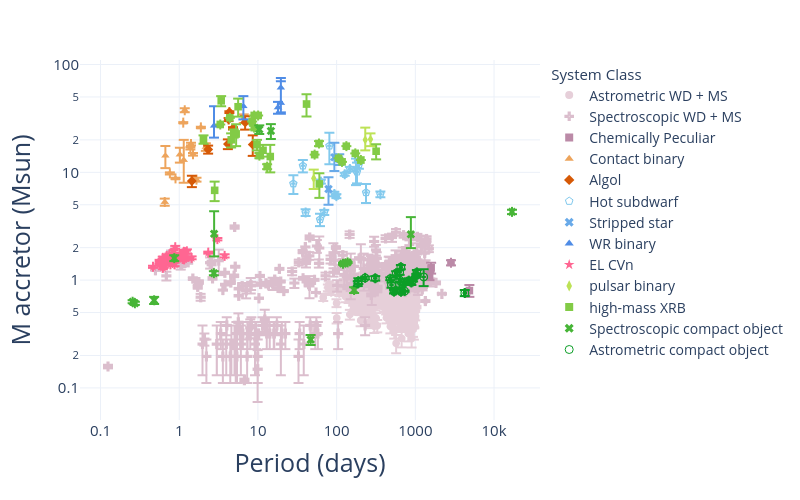

The code cell stored with this chart in its notebook:
### Code cell
## donor (2) vs accretor (1) mass
make_scatter(
    df,
    x='Period', y='M1',
    out_html=None,
    out_pdf=None,
    x_log=True, y_log=True,
    x_title='Period (days)', 
    y_title='M accretor (Msun)',
    export_legend_to_pdf=True,
    export_height=500,
    export_width=800,
    export_scale=2,
    # xlim=(0, 50), ylim=(0, 50)
)

### Figure 1 — Plotly figure (JSON) as saved in the notebook; plotly's stock layout.template omitted (floating-point values rounded to 4 significant figures; data arrays with more than 128 entries replaced by an {"elided": "..."} marker saying what was removed)
{"data": [{"customdata": {"elided": "3136x8 mixed values"}, "error_x": {"array": {"elided": "3136 float values"}, "arrayminus": {"elided": "3136 float values"}}, "error_y": {"array": {"elided": "3136 float values"}, "arrayminus": {"elided": "3136 float values"}}, "hovertemplate": "<b>%{hovertext}</b><br><br>system_class=Astrometric WD + MS<br>Period=%{x}<br>M1=%{y}<br>obs_type_1=%{customdata[0]}<br>obs_type_2=%{customdata[1]}<br>evol_type_1=%{customdata[2]}<br>evol_type_2=%{customdata[3]}<br>Period_err_plus=%{customdata[4]}<br>Period_err_minus=%{customdata[5]}<br>M1_err_plus=%{customdata[6]}<br>M1_err_minus=%{customdata[7]}<extra></extra>", "hovertext": {"elided": "3136 str values"}, "legendgroup": "Astrometric WD + MS", "marker": {"color": "#e6cfd9", "size": 8, "symbol": "circle"}, "mode": "markers", "name": "Astrometric WD + MS", "showlegend": true, "type": "scattergl", "x": {"elided": "3136 float values"}, "xaxis": "x", "y": {"elided": "3136 float values"}, "yaxis": "y"}, {"customdata": {"elided": "293x8 mixed values"}, "error_x": {"array": {"elided": "293 float values"}, "arrayminus": {"elided": "293 float values"}}, "error_y": {"array": {"elided": "293 float values"}, "arrayminus": {"elided": "293 float values"}}, "hovertemplate": "<b>%{hovertext}</b><br><br>system_class=Spectroscopic WD + MS<br>Period=%{x}<br>M1=%{y}<br>obs_type_1=%{customdata[0]}<br>obs_type_2=%{customdata[1]}<br>evol_type_1=%{customdata[2]}<br>evol_type_2=%{customdata[3]}<br>Period_err_plus=%{customdata[4]}<br>Period_err_minus=%{customdata[5]}<br>M1_err_plus=%{customdata[6]}<br>M1_err_minus=%{customdata[7]}<extra></extra>", "hovertext": {"elided": "293 str values"}, "legendgroup": "Spectroscopic WD + MS", "marker": {"color": "#dbbecd", "size": 8, "symbol": "cross-dot"}, "mode": "markers", "name": "Spectroscopic WD + MS", "showlegend": true, "type": "scattergl", "x": {"elided": "293 float values"}, "xaxis": "x", "y": {"elided": "293 float values"}, "yaxis": "y"}, {"customdata": [["sgCH", "Unknown", "MS", "WD", 20, 20, 0.1, 0.1], ["dBa", "Unknown", "MS", "WD", 6, 6, 0.15, 0.15], ["dBa", "Unknown", "MS", "WD", 11, 11, 0.1, 0.1], ["dBa", "Unknown", "MS", "WD", 99, 99, 0.08, 0.08]], "error_x": {"array": [20.0, 6.0, 11.0, 99.0], "arrayminus": [20.0, 6.0, 11.0, 99.0]}, "error_y": {"array": [0.1, 0.15, 0.1, 0.08], "arrayminus": [0.1, 0.15, 0.1, 0.08]}, "hovertemplate": "<b>%{hovertext}</b><br><br>system_class=Chemically Peculiar<br>Period=%{x}<br>M1=%{y}<br>obs_type_1=%{customdata[0]}<br>obs_type_2=%{customdata[1]}<br>evol_type_1=%{customdata[2]}<br>evol_type_2=%{customdata[3]}<br>Period_err_plus=%{customdata[4]}<br>Period_err_minus=%{customdata[5]}<br>M1_err_plus=%{customdata[6]}<br>M1_err_minus=%{customdata[7]}<extra></extra>", "hovertext": ["BD-10d4311", "BD-18d255", "BD+18d5215", "HD98991"], "legendgroup": "Chemically Peculiar", "marker": {"color": "#bb8aa7", "size": 8, "symbol": "square"}, "mode": "markers", "name": "Chemically Peculiar", "showlegend": true, "type": "scattergl", "x": [4865.0, 1585.0, 1516.0, 2836.0], "xaxis": "x", "y": [0.8, 1.3, 1.1, 1.45], "yaxis": "y"}, {"customdata": [["O6-7:(f):", "O4 f +", "MS", "MS", 0.0006, 0.0006, 1.4, 1.4], ["O4.5-6V", "O6V", "MS", "MS", 0, 0, 1.6, 1.6], ["O7V", "O8V", "MS", "MS", 0, 0, 0.4, 0.4], ["O6.5V((f))", "O6V((f))", "MS", "MS", 1e-05, 1e-05, 0.4, 0.4], ["O4.5 V(n)((fc))z", "O5.5 V(n)((fc))z", "MS", "MS", 0, 0, 0.3, 0.3], ["B1V", "B1V", "MS", "MS", 0, 0, 3.3, 3.3], ["B1V", "B1V", "MS", "MS", 0, 0, 0.13, 0.13], ["B", "B", "MS", "MS", 0.001, 0.001, 0.35, 0.35], ["B0.5V", "B2V", "MS", "MS", 0, 0, 0.4, 0.4], ["B1-1.5V", "B1-1.5V", "MS", "MS", 0, 0, 0.22, 0.22], ["B0V", "B1-2 IV/V", "MS", "MS", 1e-05, 1e-05, 0.51, 0.51], ["B0V", "B1.5III", "MS", "MS", 1e-05, 1e-05, 7, 5], ["B5V", "B5/7V", "MS", "MS", 3e-05, 3e-05, 0.4, 0.4], ["O6.5-7 Ia", "Ofpe/WN9", "MS", "MS", 3e-05, 3e-05, 2.9, 2.9], ["O9V", "O9V", "MS", "MS", 0, 0, 2.3, 2.3]], "error_x": {"array": [0.0006, 0.0, 0.0, 1e-05, 0.0, 0.0, 0.0, 0.001, 0.0, 0.0, 1e-05, 1e-05, 3e-05, 3e-05, 0.0], "arrayminus": [0.0006, 0.0, 0.0, 1e-05, 0.0, 0.0, 0.0, 0.001, 0.0, 0.0, 1e-05, 1e-05, 3e-05, 3e-05, 0.0]}, "error_y": {"array": [1.4, 1.6, 0.4, 0.4, 0.3, 3.3, 0.13, 0.35, 0.4, 0.22, 0.51, 7.0, 0.4, 2.9, 2.3], "arrayminus": [1.4, 1.6, 0.4, 0.4, 0.3, 3.3, 0.13, 0.35, 0.4, 0.22, 0.51, 5.0, 0.4, 2.9, 2.3]}, "hovertemplate": "<b>%{hovertext}</b><br><br>system_class=Contact binary<br>Period=%{x}<br>M1=%{y}<br>obs_type_1=%{customdata[0]}<br>obs_type_2=%{customdata[1]}<br>evol_type_1=%{customdata[2]}<br>evol_type_2=%{customdata[3]}<br>Period_err_plus=%{customdata[4]}<br>Period_err_minus=%{customdata[5]}<br>M1_err_plus=%{customdata[6]}<br>M1_err_minus=%{customdata[7]}<extra></extra>", "hovertext": ["LSS 3074", "MY Cam", "TU Mus", "V382 Cyg", "VFTS 352", "CT Tau", "GU Mon", "SV Cen", "V606 Cen", "V701 Sco", "V745 Cas", "VFTS 066", "RZ Pyx", "V729 Cyg", "HD 64315B"], "legendgroup": "Contact binary", "marker": {"color": "#eda45c", "size": 8, "symbol": "triangle-up"}, "mode": "markers", "name": "Contact binary", "showlegend": true, "type": "scattergl", "x": [2.185, 1.175, 1.387, 1.886, 1.124, 0.6668, 0.8966, 1.658, 1.495, 0.7619, 1.411, 1.141, 0.6563, 6.598, 1.019], "xaxis": "x", "y": [17.2, 37.7, 16.7, 26.1, 28.9, 14.25, 8.79, 8.56, 14.7, 9.78, 18.31, 13.0, 5.3, 31.6, 14.6], "yaxis": "y"}, {"customdata": [["O9.7: V:", "ON8.5 III:", "MS", "MS", 1e-05, 1e-05, 1.4, 1.4], ["O9 III:", "B2 Ip", "MS", "MS", 0.00015, 0.00015, 3.9, 3.9], ["ON9 Ia", "O7.5: I:(f)", "Unknown", "MS", 2e-05, 2e-05, 1.9, 1.9], ["O8V:", "O9III", "MS", "MS", 0, 0, 0.7, 0.7], ["O7::", "O9.7 III:", "MS", "MS", 3e-05, 3e-05, 4.1, 4.1], ["O7V", "O8.5III", "MS", "MS", 0, 0, 1, 1], ["O7 III", "B0 III", "MS", "MS", 0, 0, 0.7, 0.7], ["B1V", "B:", "MS", "MS", 1e-05, 1e-05, 1, 1]], "error_x": {"array": [1e-05, 0.00015, 2e-05, 0.0, 3e-05, 0.0, 0.0, 1e-05], "arrayminus": [1e-05, 0.00015, 2e-05, 0.0, 3e-05, 0.0, 0.0, 1e-05]}, "error_y": {"array": [1.4, 3.9, 1.9, 0.7, 4.1, 1.0, 0.7, 1.0], "arrayminus": [1.4, 3.9, 1.9, 0.7, 4.1, 1.0, 0.7, 1.0]}, "hovertemplate": "<b>%{hovertext}</b><br><br>system_class=Algol<br>Period=%{x}<br>M1=%{y}<br>obs_type_1=%{customdata[0]}<br>obs_type_2=%{customdata[1]}<br>evol_type_1=%{customdata[2]}<br>evol_type_2=%{customdata[3]}<br>Period_err_plus=%{customdata[4]}<br>Period_err_minus=%{customdata[5]}<br>M1_err_plus=%{customdata[6]}<br>M1_err_minus=%{customdata[7]}<extra></extra>", "hovertext": ["VFTS 061", "VFTS 652", "VFTS 538", "HV 2543", "VFTS 450", "W61 28-22", "HV 2241", "Mu1 Sco"], "legendgroup": "Algol", "marker": {"color": "#d65906", "size": 8, "symbol": "diamond"}, "mode": "markers", "name": "Algol", "showlegend": true, "type": "scattergl", "x": [2.333, 8.589, 4.16, 4.829, 6.892, 4.251, 4.343, 1.446], "xaxis": "x", "y": [16.3, 18.1, 18.3, 25.6, 29.0, 30.9, 36.2, 8.3], "yaxis": "y"}, {"customdata": [["Be", "sdOB", "MS", "He-star", 0.007, 0.007, 1.5, 1.5], ["Be", "sdOB", "MS", "He-star", 0.0011, 0.0011, 1.55, 1.55], ["Be", "sdOB", "MS", "He-star", 0.0035, 0.0035, 0.3, 0.3], ["Be", "sdOB", "MS", "He-star", 0.02, 0.02, 0.3, 0.3], ["Be", "sdOB", "MS", "He-star", 0.0058, 0.0058, 0.48, 0.48], ["Be", "sdOB", "MS", "He-star", 0.11, 0.11, 2.2, 2.2], ["Be", "sdOB", "MS", "He-star", 0.1, 0.1, 1, 1], ["Be", "sdOB", "MS", "He-star", 0.18, 0.18, 1.3, 1.3], ["Be", "sdOB", "MS", "He-star", 0.04, 0.04, 2.9, 2.9], ["Be", "sdOB", "MS", "He-star", 0.0044, 0.0044, 5.7, 5.7], ["Be", "sdOB", "MS", "He-star", 0.055, 0.055, 0.26, 0.26], ["Be", "sdOB", "MS", "He-star", 0.0051, 0.0051, 0.23, 0.23], ["Be", "sdOB", "MS", "He-star", 0.041, 0.041, 0.38, 0.38], ["Be", "sdOB", "MS", "He-star", 0.0029, 0.0029, 0.35, 0.35], ["Be", "sdOB", "MS", "He-star", 0.038, 0.038, 0.49, 0.49], ["Be", "sdOB", "MS", "He-star", 0.0013, 0.0013, 0.31, 0.31]], "error_x": {"array": [0.007, 0.0011, 0.0035, 0.02, 0.0058, 0.11, 0.1, 0.18, 0.04, 0.0044, 0.055, 0.0051, 0.041, 0.0029, 0.038, 0.0013], "arrayminus": [0.007, 0.0011, 0.0035, 0.02, 0.0058, 0.11, 0.1, 0.18, 0.04, 0.0044, 0.055, 0.0051, 0.041, 0.0029, 0.038, 0.0013]}, "error_y": {"array": [1.5, 1.55, 0.3, 0.3, 0.48, 2.2, 1.0, 1.3, 2.9, 5.7, 0.26, 0.23, 0.38, 0.35, 0.49, 0.31], "arrayminus": [1.5, 1.55, 0.3, 0.3, 0.48, 2.2, 1.0, 1.3, 2.9, 5.7, 0.26, 0.23, 0.38, 0.35, 0.49, 0.31]}, "hovertemplate": "<b>%{hovertext}</b><br><br>system_class=Hot subdwarf<br>Period=%{x}<br>M1=%{y}<br>obs_type_1=%{customdata[0]}<br>obs_type_2=%{customdata[1]}<br>evol_type_1=%{customdata[2]}<br>evol_type_2=%{customdata[3]}<br>Period_err_plus=%{customdata[4]}<br>Period_err_minus=%{customdata[5]}<br>M1_err_plus=%{customdata[6]}<br>M1_err_minus=%{customdata[7]}<extra></extra>", "hovertext": ["HD58978", "HD200120", "HD10516", "HD55606", "HD109387", "HD113120", "HD137387", "HD152478", "HD157042", "HD41335", "HD161306", "HD183537", "HD191610", "HD194335", "HD200310", "HD167128"], "legendgroup": "Hot subdwarf", "marker": {"color": "#82c9ed", "size": 8, "symbol": "pentagon-open"}, "mode": "markers", "name": "Hot subdwarf", "showlegend": true, "type": "scattergl", "x": [37.25, 28.19, 126.7, 93.76, 61.55, 181.5, 192.1, 236.5, 176.2, 80.87, 99.31, 69.53, 359.3, 63.15, 147.6, 40.33], "xaxis": "x", "y": [11.5, 7.85, 9.6, 6.3, 3.65, 10.1, 11.8, 6.5, 10.5, 17.6, 6.02, 4.25, 6.26, 8.2, 10.75, 4.24], "yaxis": "y"}, {"customdata": [["B", "SS", "MS", "He-star", 0.038, 0.038, 1.5, 1.5], ["B3Ve", "SS", "MS", "He-star", 0.0097, 0.0097, 2, 2], ["Be", "SS", "MS", "He-star", 0.07, 0.08, 5, 3.5]], "error_x": {"array": [0.038, 0.0097, 0.07], "arrayminus": [0.038, 0.0097, 0.08]}, "error_y": {"array": [1.5, 2.0, 5.0], "arrayminus": [1.5, 2.0, 3.5]}, "hovertemplate": "<b>%{hovertext}</b><br><br>system_class=Stripped star<br>Period=%{x}<br>M1=%{y}<br>obs_type_1=%{customdata[0]}<br>obs_type_2=%{customdata[1]}<br>evol_type_1=%{customdata[2]}<br>evol_type_2=%{customdata[3]}<br>Period_err_plus=%{customdata[4]}<br>Period_err_minus=%{customdata[5]}<br>M1_err_plus=%{customdata[6]}<br>M1_err_minus=%{customdata[7]}<extra></extra>", "hovertext": ["VFTS 291", "LB-1", "2dFS 2553"], "legendgroup": "Stripped star", "marker": {"color": "#69aae9", "size": 8, "symbol": "x"}, "mode": "markers", "name": "Stripped star", "showlegend": true, "type": "scattergl", "x": [108.1, 78.8, 93.6], "xaxis": "x", "y": [13.2, 7.0, 13.8], "yaxis": "y"}, {"customdata": [["O6 V", "WR-WN4", "MS", "He-star", 0.002, 0.002, 5, 5], ["O4 V", "WR-WN5", "MS", "He-star", 0.0002, 0.0002, 14, 6], ["O-O5.5 V", "WR-WN3", "MS", "He-star", 4e-05, 4e-05, 10, 10], ["O-O6 I", "WR-WN4", "MS", "He-star", 0.0005, 0.0005, 26, 9], ["O-O4 V", "WR-WO4", "MS", "He-star", 0.0005, 0.0005, 14, 25]], "error_x": {"array": [0.002, 0.0002, 4e-05, 0.0005, 0.0005], "arrayminus": [0.002, 0.0002, 4e-05, 0.0005, 0.0005]}, "error_y": {"array": [5.0, 14.0, 10.0, 26.0, 14.0], "arrayminus": [5.0, 6.0, 10.0, 9.0, 25.0]}, "hovertemplate": "<b>%{hovertext}</b><br><br>system_class=WR binary<br>Period=%{x}<br>M1=%{y}<br>obs_type_1=%{customdata[0]}<br>obs_type_2=%{customdata[1]}<br>evol_type_1=%{customdata[2]}<br>evol_type_2=%{customdata[3]}<br>Period_err_plus=%{customdata[4]}<br>Period_err_minus=%{customdata[5]}<br>M1_err_plus=%{customdata[6]}<br>M1_err_minus=%{customdata[7]}<extra></extra>", "hovertext": ["BAT99 19", "BAT99 129", "SMC AB 6", "SMC AB 7", "SMC AB 8"], "legendgroup": "WR binary", "marker": {"color": "#4f8ce6", "size": 8, "symbol": "triangle-up"}, "mode": "markers", "name": "WR binary", "showlegend": true, "type": "scattergl", "x": [17.99, 2.769, 6.538, 19.56, 19.56], "xaxis": "x", "y": [40.0, 27.0, 41.0, 44.0, 61.0], "yaxis": "y"}, {"customdata": {"elided": "36x8 mixed values"}, "error_x": {"array": [8e-07, 1e-06, 2.78e-05, 6e-07, 5.1e-06, 5e-07, 5.1e-06, 5e-07, 1.1e-06, 1.6e-06, 2e-06, 4e-07, 2e-07, 1.4e-06, 6e-07, 2e-07, 2.4e-06, 3e-07, 4.6e-06, 3e-07, 1e-07, 2.4e-06, 7e-07, 1.1e-06, 2e-07, 5.2e-06, 8.3e-06, 1.7e-06, 1.4e-06, 4.5e-06, 2e-07, 1.6e-06, 3e-07, 3.8e-06, 4e-07, 9e-07], "arrayminus": [8e-07, 1e-06, 2.78e-05, 6e-07, 5.1e-06, 5e-07, 5.1e-06, 5e-07, 1.1e-06, 1.6e-06, 2e-06, 4e-07, 2e-07, 1.4e-06, 6e-07, 2e-07, 2.4e-06, 3e-07, 4.6e-06, 3e-07, 1e-07, 2.4e-06, 7e-07, 1.1e-06, 2e-07, 5.2e-06, 8.3e-06, 1.7e-06, 1.4e-06, 4.5e-06, 2e-07, 1.6e-06, 3e-07, 3.8e-06, 4e-07, 9e-07]}, "error_y": {"array": [0.04, 0.04, 0.06, 0.05, 0.06, 0.04, 0.08, 0.06, 0.04, 0.05, 0.06, 0.05, 0.03, 0.06, 0.08, 0.02, 0.08, 0.02, 0.05, 0.03, 0.03, 0.05, 0.05, 0.09, 0.03, 0.04, 0.06, 0.05, 0.06, 0.06, 0.02, 0.07, 0.04, 0.08, 0.06, 0.05], "arrayminus": [0.04, 0.04, 0.06, 0.05, 0.06, 0.04, 0.08, 0.06, 0.04, 0.05, 0.06, 0.05, 0.03, 0.06, 0.08, 0.02, 0.08, 0.02, 0.05, 0.03, 0.03, 0.05, 0.05, 0.09, 0.03, 0.04, 0.06, 0.05, 0.06, 0.06, 0.02, 0.07, 0.04, 0.08, 0.06, 0.05]}, "hovertemplate": "<b>%{hovertext}</b><br><br>system_class=EL CVn<br>Period=%{x}<br>M1=%{y}<br>obs_type_1=%{customdata[0]}<br>obs_type_2=%{customdata[1]}<br>evol_type_1=%{customdata[2]}<br>evol_type_2=%{customdata[3]}<br>Period_err_plus=%{customdata[4]}<br>Period_err_minus=%{customdata[5]}<br>M1_err_plus=%{customdata[6]}<br>M1_err_minus=%{customdata[7]}<extra></extra>", "hovertext": ["PTF1 J004040.23+412521.6", "PTF1 J004300.75+381537.2", "PTF1 J005424.06+411126.9", "PTF1 J005659.72+130920.6", "PTF1 J011909.91+435907.1", "PTF1 J012814.72+040551.9", "PTF1 J013336.92+470600.1", "PTF1 J014839.10+382314.5", "PTF1 J021913.15+215921.9", "PTF1 J071207.01+211654.9", "PTF1 J075310.42+835154.7", "PTF1 J075642.49+162143.9", "ATO J119.9584+15.7219", "CRTS J080425.2+070845", "ATO J183.2261+36.5615", "ATO J190.4773+00.2258", "ATO J203.0857+35.4797", "ATO J204.8723+45.8487", "UCAC4 354-070319", "ATO J225.8650+46.0563", "CRTS J150336.0+195842", "UCAC4 511-057288", "CRTS J152758.9+190751", "UCAC4 552-053246", "BPS BS 16542-0030", "UCAC4 654-060802", "UCAC4 566-061120", "ZTF J191826.06+485302.7", "UCAC4 579-116626", "UCAC4 568-125457", "CRTS J214858.3+030417", "UCAC4 495-142916", "CRTS J225539.4+342138", "UCAC4 646-116578", "ZTF J225755.64+310133.7", "ATO J347.5419+33.2138"], "legendgroup": "EL CVn", "marker": {"color": "#FF6692", "size": 8, "symbol": "star"}, "mode": "markers", "name": "EL CVn", "showlegend": true, "type": "scattergl", "x": [1.184, 1.084, 3.051, 0.6935, 1.222, 0.6204, 1.252, 0.8917, 0.619, 0.8463, 0.7198, 0.876, 0.7731, 0.6102, 0.6369, 0.6074, 1.142, 0.5645, 0.6807, 0.5594, 0.4643, 1.441, 0.8955, 0.7777, 0.565, 2.337, 3.773, 1.16, 1.172, 1.018, 0.6855, 0.7487, 0.5718, 0.7661, 0.6884, 1.109], "xaxis": "x", "y": [1.62, 1.76, 2.4, 1.67, 1.82, 1.3, 1.85, 2.02, 1.61, 1.85, 1.58, 1.4, 1.4, 1.5, 1.38, 1.39, 1.83, 1.52, 1.52, 1.39, 1.33, 1.61, 1.64, 1.5, 1.4, 1.8, 1.68, 1.56, 1.82, 1.69, 1.49, 1.69, 1.4, 1.6, 1.65, 1.57], "yaxis": "y"}, {"customdata": [["BIV", "Unknown", "MS", "NS", 0, 0, 1.8, 1.8], ["B", "Unknown", "MS", "NS", 0, 0, 6, 4], ["O/Be", "Unknown", "MS", "NS", 0, 0, 2.75, 2.75]], "error_x": {"array": [0.0, 0.0, 0.0], "arrayminus": [0.0, 0.0, 0.0]}, "error_y": {"array": [1.8, 6.0, 2.75], "arrayminus": [1.8, 4.0, 2.75]}, "hovertemplate": "<b>%{hovertext}</b><br><br>system_class=pulsar binary<br>Period=%{x}<br>M1=%{y}<br>obs_type_1=%{customdata[0]}<br>obs_type_2=%{customdata[1]}<br>evol_type_1=%{customdata[2]}<br>evol_type_2=%{customdata[3]}<br>Period_err_plus=%{customdata[4]}<br>Period_err_minus=%{customdata[5]}<br>M1_err_plus=%{customdata[6]}<br>M1_err_minus=%{customdata[7]}<extra></extra>", "hovertext": ["PSR J0045-7319", "PSR J1638-4725", "PSR J2108+4516"], "legendgroup": "pulsar binary", "marker": {"color": "#bde256", "size": 8, "symbol": "diamond-tall"}, "mode": "markers", "name": "pulsar binary", "showlegend": true, "type": "scattergl", "x": [51.17, 231.0, 269.4], "xaxis": "x", "y": [8.8, 20.0, 20.25], "yaxis": "y"}, {"customdata": {"elided": "28x8 mixed values"}, "error_x": {"array": [0.089, 0.0006, 0.7, 0.15, 0.4, 0.00045, 0.00046, 0.029, 0.06, 0.002, 0.002, 0.03, 0.01, 0.002, 0.001, 0.00013, 4e-06, 0.0004, 0.002, 0.00036, 0.0009, 0.002, 0.0009, 0.0, 0.2, 0.6, 0.0001, 0.04], "arrayminus": [0.089, 0.0006, 0.7, 0.15, 0.4, 0.00045, 0.00046, 0.029, 0.06, 0.002, 0.002, 0.03, 0.01, 0.002, 0.001, 0.00013, 4e-06, 0.0004, 0.002, 0.00036, 0.0009, 0.002, 0.0009, 0.0, 0.2, 0.6, 0.0001, 0.04]}, "error_y": {"array": [0.0, 2.0, 2.5, 1.0, 0.0, 1.0, 5.2, 1.8, 0.0, 4.0, 10.0, 0.0, 0.0, 0.0, 0.0, 0.8, 5.0, 2.0, 0.0, 2.0, 3.0, 1.4, 0.0, 0.6, 0.0, 0.0, 7.7, 2.0], "arrayminus": [0.0, 2.0, 2.5, 1.0, 0.0, 1.0, 5.2, 1.8, 0.0, 4.0, 10.0, 0.0, 0.0, 0.0, 0.0, 0.8, 5.0, 2.0, 0.0, 2.0, 3.0, 1.4, 0.0, 0.6, 0.0, 0.0, 7.7, 2.0]}, "hovertemplate": "<b>%{hovertext}</b><br><br>system_class=high-mass XRB<br>Period=%{x}<br>M1=%{y}<br>obs_type_1=%{customdata[0]}<br>obs_type_2=%{customdata[1]}<br>evol_type_1=%{customdata[2]}<br>evol_type_2=%{customdata[3]}<br>Period_err_plus=%{customdata[4]}<br>Period_err_minus=%{customdata[5]}<br>M1_err_plus=%{customdata[6]}<br>M1_err_minus=%{customdata[7]}<extra></extra>", "hovertext": ["gam Cas", "2S 0114+650", "HD 259440", "SGR 0755-2933", "GS 0834-430", "Vela X-1", "HD 96670", "Cen X-3", "IGR J11435-6109", "1E 1145.1-6141", "GX 301-2", "SWIFT J1626.6-5156", "AX J1631.9-4752", "IGR J16328-4726", "IGR J16479-4514", "OAO 1657-415", "4U 1700-377", "EXO 1722-363", "IGR J17354-3255", "IGR J17544-2619", "IGR J18027-2016", "SAX J1819.3-2525", "4U 1909+07", "SS 433", "IGR J19294+1816", "XTE J1946+274", "Cyg X-1", "MWC 656"], "legendgroup": "high-mass XRB", "marker": {"color": "#82cb46", "size": 8, "symbol": "square"}, "mode": "markers", "name": "high-mass XRB", "showlegend": true, "type": "scattergl", "x": [203.4, 11.6, 317.3, 59.69, 105.8, 8.963, 5.284, 2.033, 52.46, 14.37, 41.5, 132.9, 8.96, 10.07, 3.319, 10.45, 3.412, 9.74, 8.447, 4.927, 4.57, 2.817, 4.401, 13.08, 117.2, 172.7, 5.6, 60.37], "xaxis": "x", "y": [13.0, 16.0, 15.7, 18.5, 13.5, 26.0, 22.7, 20.2, 14.6, 14.0, 43.0, 17.5, 33.7, 33.7, 27.8, 14.3, 46.0, 18.0, 29.6, 23.0, 20.0, 6.8, 32.0, 11.3, 12.5, 15.0, 40.6, 7.8], "yaxis": "y"}, {"customdata": [["O7V", "Unknown", "MS", "BH", 0.0004, 0.0004, 2.3, 2.3], ["Unknown", "Unknown", "MS", "BH", 0.09, 0.09, 0.05, 0.05], ["O6.5III", "Unknown", "MS", "BH", 0.00085, 0.00085, 3.8, 3.8], ["RG", "BH?", "RGB", "Unknown", 2, 2, 1.18, 0.68], ["Unknown", "NS/WD?", "MS", "NS", 1e-05, 1e-05, 0.05, 0.05], ["Unknown", "NS/WD?", "MS", "NS", 0, 0, 0.1, 0.1], ["Unknown", "NS/WD?", "MS", "NS", 0, 0, 0.02, 0.02], ["RG", "NS/WD?", "RGB", "NS", 438, 401, 0.2, 0.2], ["Unknown", "NS/WD?", "MS", "NS", 2e-05, 2e-05, 1.67, 1.03], ["Unknown", "NS/WD?", "MS", "NS", 0.2, 0.19, 0.03, 0.03], ["RG", "NS/WD/MS?", "RGB", "NS", 0.12, 0.08, 0.03, 0.03], ["Unknown", "WD/NS?", "MS", "NS", 1e-05, 1e-05, 0.05, 0.05], ["Unknown", "WD/NS?", "MS", "NS", 0, 0, 0.02, 0.02], ["Unknown", "Unknown", "MS", "NS", 0.66, 0.61, 0.02, 0.02]], "error_x": {"array": [0.0004, 0.09, 0.00085, 2.0, 1e-05, 0.0, 0.0, 438.0, 2e-05, 0.2, 0.12, 1e-05, 0.0, 0.66], "arrayminus": [0.0004, 0.09, 0.00085, 2.0, 1e-05, 0.0, 0.0, 401.0, 2e-05, 0.19, 0.08, 1e-05, 0.0, 0.61]}, "error_y": {"array": [2.3, 0.05, 3.8, 1.18, 0.05, 0.1, 0.02, 0.2, 1.67, 0.03, 0.03, 0.05, 0.02, 0.02], "arrayminus": [2.3, 0.05, 3.8, 0.68, 0.05, 0.1, 0.02, 0.2, 1.03, 0.03, 0.03, 0.05, 0.02, 0.02]}, "hovertemplate": "<b>%{hovertext}</b><br><br>system_class=Spectroscopic compact object<br>Period=%{x}<br>M1=%{y}<br>obs_type_1=%{customdata[0]}<br>obs_type_2=%{customdata[1]}<br>evol_type_1=%{customdata[2]}<br>evol_type_2=%{customdata[3]}<br>Period_err_plus=%{customdata[4]}<br>Period_err_minus=%{customdata[5]}<br>M1_err_plus=%{customdata[6]}<br>M1_err_minus=%{customdata[7]}<extra></extra>", "hovertext": ["VFTS 243", "NGC 3201 #12560", "HD 130298", "G3425", "2XMM J1255", "2MASS J06163552", "LAMOST J1123", "56 UMa", "J0606+2132", "G3431", "G8441", "LAMOST J2354", "2MASS J1527", "G4031"], "legendgroup": "Spectroscopic compact object", "marker": {"color": "#47b537", "size": 8, "symbol": "x"}, "mode": "markers", "name": "Spectroscopic compact object", "showlegend": true, "type": "scattergl", "x": [10.4, 167.0, 14.63, 877.0, 2.761, 0.8666, 0.2738, 16910.0, 2.774, 120.6, 46.81, 0.4799, 0.2557, 138.0], "xaxis": "x", "y": [25.0, 0.81, 24.2, 2.66, 1.16, 1.6, 0.61, 4.3, 2.69, 1.42, 0.28, 0.65, 0.63, 1.46], "yaxis": "y"}, {"customdata": {"elided": "24x8 mixed values"}, "error_x": {"array": [0.003, 0.6, 98.5, 0.5, 0.05, 0.07, 0.11, 0.26, 0.4, 0.18, 0.29, 0.31, 0.22, 0.21, 0.7, 0.6, 0.6, 0.9, 5.0, 0.7, 0.5, 3.3, 5.0, 2.1], "arrayminus": [0.003, 0.6, 98.5, 0.5, 0.05, 0.07, 0.11, 0.26, 0.4, 0.18, 0.29, 0.31, 0.22, 0.21, 0.7, 0.6, 0.6, 0.9, 5.0, 0.7, 0.5, 3.3, 5.0, 2.1]}, "error_y": {"array": [0.05, 0.19, 0.05, 0.01, 0.06, 0.031, 0.05, 0.03, 0.05, 0.03, 0.03, 0.05, 0.06, 0.05, 0.033, 0.06, 0.03, 0.04, 0.05, 0.05, 0.03, 0.03, 0.03, 0.06], "arrayminus": [0.05, 0.19, 0.05, 0.01, 0.06, 0.031, 0.05, 0.03, 0.05, 0.03, 0.03, 0.05, 0.06, 0.05, 0.033, 0.06, 0.03, 0.04, 0.05, 0.05, 0.03, 0.03, 0.03, 0.06]}, "hovertemplate": "<b>%{hovertext}</b><br><br>system_class=Astrometric compact object<br>Period=%{x}<br>M1=%{y}<br>obs_type_1=%{customdata[0]}<br>obs_type_2=%{customdata[1]}<br>evol_type_1=%{customdata[2]}<br>evol_type_2=%{customdata[3]}<br>Period_err_plus=%{customdata[4]}<br>Period_err_minus=%{customdata[5]}<br>M1_err_plus=%{customdata[6]}<br>M1_err_minus=%{customdata[7]}<extra></extra>", "hovertext": ["Gaia BH1", "Gaia BH2", "Gaia BH3", "Gaia NS1", "J0553-1349", "J2057-4742", "J1553-6846", "J2102+3703", "J0742-4749", "J0152-2049", "J0003-5604", "J1733+5808", "J1150-2203", "J1449+6919", "J0217-7541", "J0639-3655", "J1739+4502", "J0036-0932", "J1048+6547", "J2145+2837", "J2244-2236", "J0824+5254", "J0230+5950", "J0634+6256"], "legendgroup": "Astrometric compact object", "marker": {"color": "#0c9e27", "size": 8, "symbol": "circle-open"}, "mode": "markers", "name": "Astrometric compact object", "showlegend": true, "type": "scattergl", "x": [185.4, 1277.0, 4253.0, 730.9, 189.1, 230.2, 310.2, 481.0, 497.6, 536.1, 561.8, 570.9, 631.8, 632.6, 636.1, 654.6, 657.4, 719.8, 827.0, 889.5, 938.3, 1027.0, 1029.0, 1046.0], "xaxis": "x", "y": [0.93, 1.07, 0.76, 0.79, 0.98, 1.048, 1.04, 1.03, 0.9, 0.782, 0.802, 1.16, 1.18, 0.91, 0.996, 1.32, 0.781, 0.94, 0.99, 0.95, 1.002, 1.102, 1.114, 1.18], "yaxis": "y"}], "layout": {"height": 500, "legend": {"font": {"size": 14}, "itemclick": "toggle", "itemdoubleclick": "toggleothers", "title": {"font": {"size": 15}, "text": "System Class"}, "tracegroupgap": 0}, "margin": {"t": 60}, "width": 800, "xaxis": {"anchor": "y", "domain": [0, 1], "tickfont": {"size": 15}, "title": {"font": {"size": 25}, "text": "Period (days)"}, "type": "log"}, "yaxis": {"anchor": "x", "domain": [0, 1], "tickfont": {"size": 15}, "title": {"font": {"size": 25}, "text": "M accretor (Msun)"}, "type": "log"}}}
